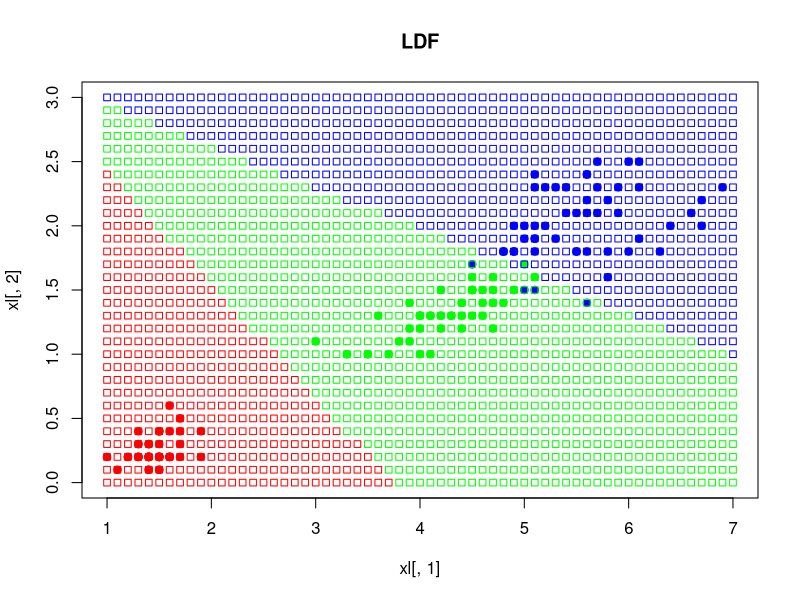

Reproduce this figure in R.
f = function(x, classes, aprior, mus, cov) {
  l = length(classes)
  n = ncol(mus)
  best = rep(0, l)
  
  for (i in 1:l) {
    mu = matrix(mus[i,], n, 1)
    best[i] = log(aprior[i]) - 1/2*t(mu)%*%cov%*%mu + x%*%cov%*%mu
  }
  which.max(best)
}

LDF = function(xl){
  n = ncol(xl)-1
  l = nrow(xl)
  classes = levels(xl[,n+1])
  m = length(classes)
  
  mus = matrix(0, m, n)
  covs = matrix(0, n, n)
  aprior  = rep(0, m)
  
  for (i in 1:m) {
    class = factor(classes[i], classes)
    xll = xl[xl[,n+1]==class,]
    aprior [i] = length(xll[,1]) / length(xl[,1])
    for (j in 1:n) {
      mus[i,j] = mean(xll[,j])
    }
  }
  
  for (k in 1:l) {
    for (i in 1:n) {
      for (j in 1:n) {
        c = xl[k,n+1]
        covs[i,j] = covs[i,j] + (xl[k,i] - mus[c,i]) * (xl[k,j] - mus[c,j])
      }
    }
  }
  covinv = solve(covs/l)
  
  
  classificationmap(function(x) f(x, classes, aprior , mus, covinv), xl)
}

classificationmap = function(classifier, xl) {
  
  colors=c("1"="red", "2"="green", "3"="blue", "-1"="gray")
  plot(xl[,1], xl[,2], bg=colors[xl[,3]],  col=colors[xl[,3]], pch=21, main="LDF", xlim=c(1,7),ylim=c(0,3))
  for (i in seq(1,7,0.1)) {
    mat = data.frame()
    for (j in seq(0,3,0.1)) {
      class = classifier(c(i, j))
      mat = rbind(mat,c(i, j, class))
    }
    points(mat[,1], mat[,2], col=colors[mat[,3]], pch=22)
  }
}

xl = iris[,3:5]

LDF(xl)
